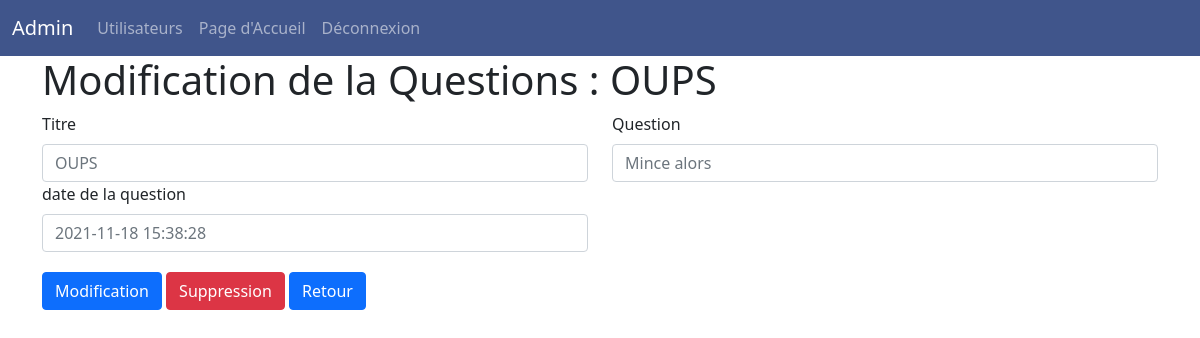
The page /admin/modifyQuestionUser.php?id=15 (signed in) on the database its author committed.
### tables this page shows
CREATE TABLE IF NOT EXISTS `question` (
  `id` int(11) NOT NULL AUTO_INCREMENT,
  `titre` mediumtext NOT NULL,
  `questionUser` longtext NOT NULL,
  `id_user` int(11) NOT NULL,
  `createDate` datetime NOT NULL DEFAULT CURRENT_TIMESTAMP,
  PRIMARY KEY (`id`),
  KEY `id_user` (`id_user`)
);

### admin/modifyQuestionUser.php (the view, shortened to what this page needs)
<?php require('../src/connexion.php');
?>
<!DOCTYPE html>
<html>
<?php include '../includes/head.php'; ?>
<body>
    <?php include '../includes/navbarAdmin.php'; ?>
    <section>
        <div class="container">
            <?php
            if (isset($_GET['id']) and !empty($_GET['id'])) {
                $id = htmlspecialchars($_GET['id']);
                $requete = $bdd->prepare("SELECT * FROM question where id = '$id'");
                $requete->execute(array($id));
                while ($data = $requete->fetch()) :
                    echo "<h1>Modification de la Questions : " . $data['titre'] . "</h1>";
            ?>
                    <form method="post" action="modifyQuestionUser.php?id=<?= $data['id'] ?>" class="row">
                        <div class="col-md-6">
                            <label class="form-label">Titre</label>
                            <input type="text" class="form-control" id="titre" name="titre" placeholder="<?php echo $data['titre']; ?>">
                        </div>
                        <div class="col-md-6">
                            <label class="form-label">Question</label>
                            <input type="text" class="form-control" id="question" name="question" placeholder="<?php echo $data['questionUser']; ?> ">
                        </div>
                        <div class="col-md-6">
                            <label class="form-label">date de la question</label>
                            <input type="text" class="form-control" id="creation_date" placeholder="<?php echo $data['createDate']; ?> ">
                        </div>
                        <div class="col-12" style="margin-top: 20px; margin-bottom: 20px;">
                            <button class="btn btn-primary" type="submit" name="modify">Modification</button>
                            <button class="btn btn-danger" type="submit" name="delete" onclick="return confirm('Are you sure you want to delete this question?');">Suppression</button>
                            <a class="btn btn-primary" href="user.php" role="button">Retour</a>
                        </div>
                    </form>
            <?php endwhile;
            } ?>
        </div>
    </section>
</body>
</html>

### rows shown on the page
question: titre "OUPS", question "Mince alors", createDate "2021-11-18 15:38:28"
